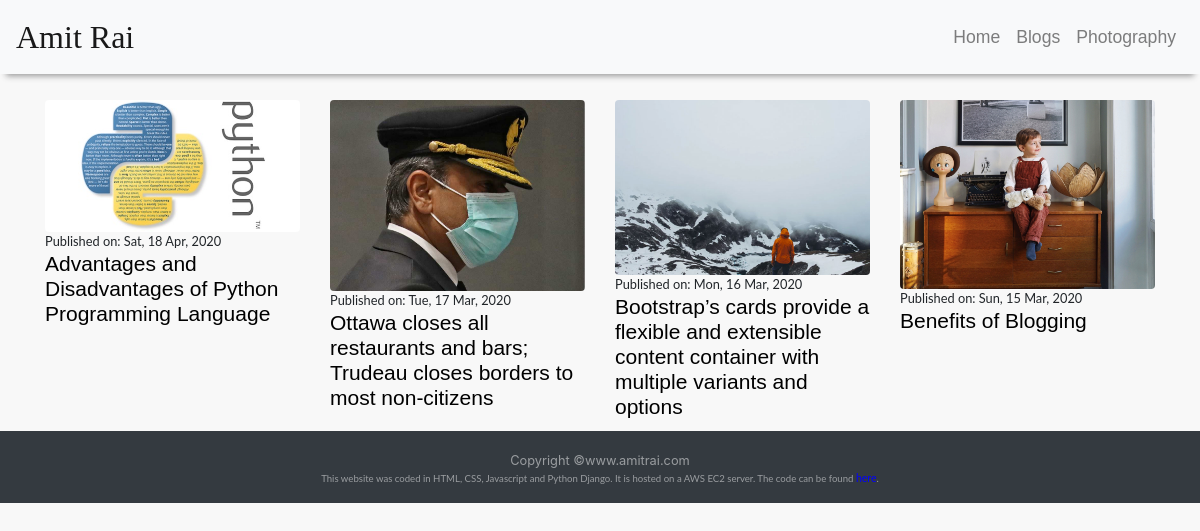
The app's page /postlist/, older data.
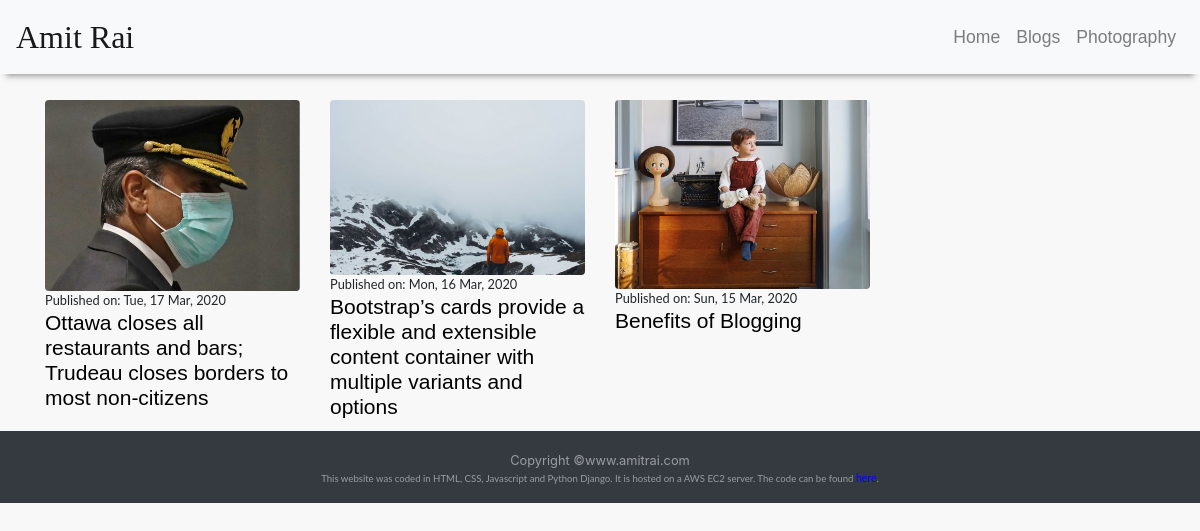
The same page, newer data.
### blogsite/models.py (models this page shows, shortened)
class Post(models.Model):
    author = models.ForeignKey('auth.User',on_delete=models.CASCADE)
    title = models.CharField(max_length=200)
    text = RichTextUploadingField()
    created_date = models.DateTimeField(default=timezone.now)
    published_date = models.DateTimeField(blank=True, null=True)
    post_pic = models.ImageField(upload_to='post_pics',blank=True)

### blogsite/views.py (the view)
# urls.py: path('postlist/',views.PostListView.as_view(),name='post_list'),
class PostListView(ListView):
    model = Post
    def get_queryset(self):
        return Post.objects.filter(published_date__lte=timezone.now()).order_by('-published_date')

### blogsite/templates/blogsite/post_list.html
{% extends 'blogsite/base.html' %}
{% load static %}
{% block content %}
<div class="container" style="margin-top:80px">
<div class="row">
{% for post in post_list %}
        <div class="col-md-3">
        <div  style="margin-top:20px;">
            <img class="img-fluid rounded" src="{{post.post_pic.url}}" alt="Card image cap">
            <div>
                <p style="font-size: .8em;">Published on: {{ post.published_date|date:"D, d M, Y"}}</p>
                <a href="{% url 'post_detail' pk=post.pk %}"><h3 style="text-align: left;">{{ post.title }}</h3></a>
            </div>
        </div>
        </div>
    {% if forloop.last %}
       </div>
    {% elif forloop.counter|divisibleby:"4" %}
       <div class="row">
    {% endif %}
{% endfor %}
</div>
{% endblock %}

### blogsite/templates/blogsite/base.html (shortened to what this page needs)
<!DOCTYPE html>
{% load static %}
<html>
  <head>
    <link rel="stylesheet" href="https://stackpath.bootstrapcdn.com/bootstrap/4.1.3/css/bootstrap.min.css"
>
    <link rel="stylesheet" type="text/css" media="screen" href="{%static 'css/main.css' %}">
    <link href="https://maxcdn.bootstrapcdn.com/font-awesome/4.7.0/css/font-awesome.min.css" rel="stylesheet">
    <link rel="stylesheet" href="css/font-awesome.min.css">
    <link rel="stylesheet" href="{% static 'css/blog.css' %}">
  </head>
  <body>
 <nav class="navbar fixed-top navbar-expand-md navbar-light bg-light">
  <a class="navbar-brand bigbrand" style="font-family: Merriweather;" href="{% url 'post_list' %}">Amit Rai</a>
    <div class="collapse navbar-collapse" id="navbarCollapse">
        <ul class="navbar-nav align-items-center ml-auto">
        <li class="nav-item">
          <a class="nav-link js-scroll-trigger"  href="{% url 'home' %}" active>Home</a>
        </li>
        <li class="nav-item">
          <a class="nav-link" href="{% url 'post_list' %}">Blogs</a>
        </li>
        <li class="nav-item">
          <a class="nav-link" href="https://www.flickr.com/photos/187839942@N07/albums">Photography</a>
        </li>
      </ul>
      </div>
    </nav>
     {% block content %}
     {% endblock %}
  </body>
  <footer class="py-3 bg-dark text-white-50" style="margin-top: 10px">
    <div class="container text-center">
      <small>Copyright &copy;www.amitrai.com
        <p style="text-align: center;font-size: .6rem">This website was coded in HTML, CSS, Javascript and Python Django. It is hosted on a AWS EC2 server. The code can be found <a href="https://github.com/amitraikkr/blogproject">here</a>.
        </p>
      </small>
    </div>
  </footer>
</html>

### blogsite/static/css/main.css (style rules this page uses)
a { color:blue; font-size: 1.1em; }
p { font-family: 'Lato', sans-serif; text-align: left; margin:0px; }
h1, h2, h3, h4, h5, h6, .h1, .h2, .h3, .h4, .h5, .h6 { color:#000; }
h3 { font-family: sans-serif; font-size:21px; line-height:25px; padding-bottom:2px; font-weight:300; margin:0px; text-align: center; }

### blogsite/static/css/blog.css (style rules this page uses)
body { height: 100%; background: #f8f8f8; }
.navbar { -webkit-box-shadow: 0 8px 6px -6px #999; -moz-box-shadow: 0 8px 6px -6px #999; box-shadow: 0 8px 6px -6px #999; font-family: Arial; }
.bigbrand { font-size: 2em; }

Row changes from the older to the newer data that the page shows:
removed Post: post_pic (picture), published_date "Sat, 18 Apr, 2020", title "Advantages and Disadvantages of Python Programming Language"
